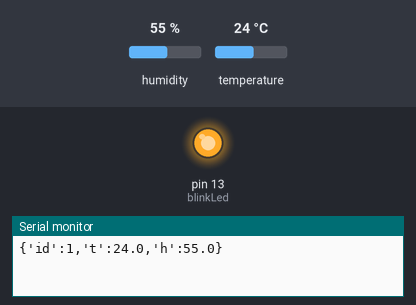
The sketch below on a simulated Arduino Uno, built with avr-gcc and run on an emulated ATmega328P. Parts: output pins drawn as LEDs (lit = HIGH), the last lines printed to the serial monitor. Inputs (shaded band) come from the test bench; at power-on: humidity 55 %, temperature 24 °C. No radio packets arrive unless stated.

Above: at 0.05 s.
At 5.0 s:
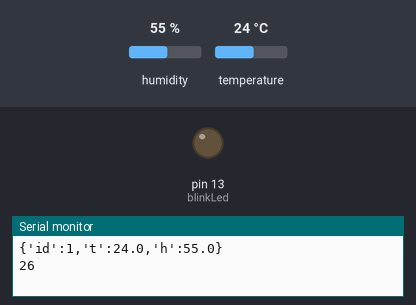
Timing chart, 0 to 13.1 s (numbered marks = the images above):
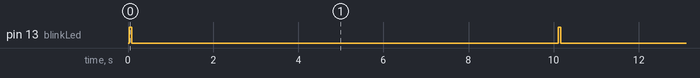

Measured:
- by itself, pin 13 (blinkLed): alternates HIGH for 0.06 s and LOW for 10.0 s

The sketch:

emetteur.ino
```cpp
#include <VirtualWire.h> // On inclue la librairie VirtualWire
#include <DHT11.h>


char *msg = "0"; // Tableau qui contient notre message
int blinkLed = 13;
DHT11 dht11(2);


#define LED 11

void setup() // Fonction setup()
{
Serial.begin(9600);
  vw_setup(2000);        // Initialisation de la librairie VirtualWire Ã  2400 bauds (maximum de mon module)
  vw_set_tx_pin(3);     // On indique que l'on veut utiliser la pin 10 de l'Arduino pour reÃ§evoir
 pinMode(blinkLed, OUTPUT);
}


void loop() {

  int err;
  float temp, humi;
  char *json;
  if((err=dht11.read(humi, temp))==0)
  {
    char tampon[32];
    unsigned int temp1 = (temp - (unsigned int)temp) * 1000;
    unsigned int humi1 = (humi - (unsigned int)humi) * 1000;
    sprintf(tampon,"{'id':1,'t':%0d.%d,'h':%0d.%d}", (unsigned int)temp, temp1,(unsigned int)humi, humi1 );

    digitalWrite(blinkLed, HIGH);
    Serial.println(tampon);

    Serial.println(strlen(tampon));
    vw_send((uint8_t *)tampon, strlen(tampon));
    vw_wait_tx();
    digitalWrite(blinkLed, LOW);
    delay(10000);

  }
  else
  {
    Serial.println();
    Serial.print("Error No :");
    Serial.print(err);
    Serial.println();
  }


}
```
